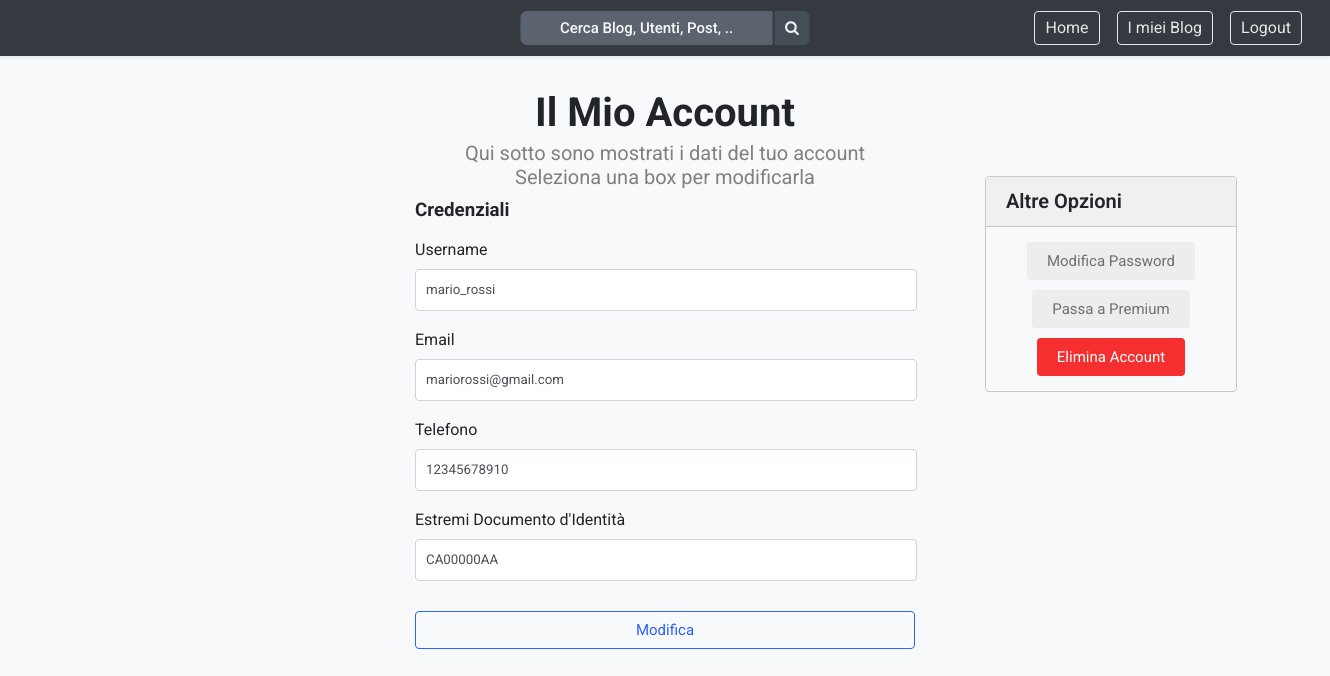
Page /proj/modificaAccount.php (signed in) on the committed database.
### tables this page shows
CREATE TABLE `utente` (
  `id` int(10) UNSIGNED NOT NULL,
  `nomeUtente` varchar(128) NOT NULL,
  `password` varchar(128) NOT NULL,
  `email` varchar(128) NOT NULL,
  `telefono` varchar(20) NOT NULL,
  `estremiDocumento` varchar(9) NOT NULL,
  `numCartaCredito` varchar(20) DEFAULT NULL,
  `nomeCartaCredito` varchar(128) DEFAULT NULL,
  `scadenzaCartaCredito` date DEFAULT NULL,
  `CVVCartaCredito` varchar(3) DEFAULT NULL
);

### proj/modificaAccount.php (the view, shortened to what this page needs)
<?php
require_once "connect.php";
$id = $_SESSION['idUtente'];
$sql = "SELECT numCartaCredito FROM utente WHERE id = '".addslashes($id)."'";
$result = mysqli_query($link,$sql);
$riga = mysqli_fetch_assoc($result);
$sql2 = "SELECT * FROM utente WHERE id = '".addslashes($id)."'";
$result2 = mysqli_query($link,$sql2);
$riga2 = mysqli_fetch_assoc($result2);
if(isset($riga2)){
	$nomeUtente = $riga2['nomeUtente'];
	$email = $riga2['email'];
	$telefono = $riga2['telefono'];
	$estremiDocumento = $riga2['estremiDocumento'];
} else {
	header("location:javascript://history.go(-1)");
	exit;
}
?>
<!DOCTYPE html>
<html>
	<head>
		<link rel="stylesheet" type="text/css" href="home.css">
		<link rel="stylesheet" href="https://cdnjs.cloudflare.com/ajax/libs/font-awesome/4.7.0/css/font-awesome.min.css">
	</head>
	<header>
		<nav>
			<ul>
				<li><a class="links" href="logout.php">Logout</a></li>
				<li><a class="links" href="mieiBlog.php">I miei Blog</a></li>
				<li><a class="links" href="home.php">Home</a></li>
				<li><form name="searchForm" method="get" action="searchResults.php"><div class="ricerca"><input type="text" id="inputSearchBar" name="search" class="input corti search" placeholder="Cerca Blog, Utenti, Post, .." autocomplete="off" pattern=".{2,}" title="Minimo due caratteri." onfocus="this.placeholder = ''" onblur="this.placeholder = 'Cerca Blog, Utenti, Post, ..'" required><button type="submit" class="button searchButton" id="buttonSearchBar"><i class="fa fa-search"></i></button></div></form></li>
			</ul>
		</nav>
  	</header>
	<body>
		<div class="all" id="all">
			<div class="superContainer">
				<div>
					<h2 style='font-size:40px;margin-bottom: 0px;'>Il Mio Account</h2>
					<p class="sottotitolo">Qui sotto sono mostrati i dati del tuo account<br>Seleziona una box per modificarla</p>
					<div class="formContainer">
						<form name="form2" method="post" action="updateAccount.php"
								class="<?php
								if(isset($_GET["errore"])){
									echo "error";
								} else {
									echo "";
								};
								if(isset($_GET["success"])){
									echo "success";
								} else {
									echo "";
								};
								?>">
							<h3 style="margin-top: 0;">Credenziali</h3>
							<label for="username">Username</label>
							<input type="text" name="username" pattern="[a-zA-Z0-9]*([._]?[a-zA-Z0-9]+)*" maxlength="30" id="username" value= "<?php echo htmlentities($nomeUtente); ?>" class="input lunghi" required><br><br>
							<label for="email">Email</label>
							<input type="email" name="email" maxlength="128" class="input lunghi" value= "<?php echo htmlentities($email); ?>" required><br><br>
							<label for=”telefono”>Telefono</label>
							<input type="tel" pattern="[0-9]*" name="telefono" maxlength="15" class="input lunghi" value= "<?php echo htmlentities($telefono); ?>" required><br><br>
							<label for="documento">Estremi Documento d'Identità</label>
							<input type="text" name="documento" pattern="[a-zA-Z]{2}[0-9]{5}[a-zA-Z]{2}" maxlength="9" class="input lunghi" value= "<?php echo htmlentities($estremiDocumento); ?>" required>
							<br>
							<input type="submit" value="Modifica" class="button white signIn">
						</form>
					</div>
				</div>
				<div>
					<div class="littleCard Mod">
						<div class="littleCardTitle">Altre Opzioni</div>
						<div class="littleCardBody" >
							<button class='button grey' onclick='window.location.href="modificaPassword.php"'>Modifica Password</button>
							<?php
							if(!$riga["numCartaCredito"]){
							?>
							<button class='button grey' onclick='window.location.href="premiumAccount.php"'>Passa a Premium</button>
							<?php
							};
							?>
							<button class="button red" onclick="deleteAccount()">Elimina Account</button>
						</div>
			  		</div>
				</div>
			</div>
		</div>
	</body>
</html>

### proj/home.css (style rules this page uses)
body { text-align: center; background-color: #F8F9FA; margin: 0; color: #212529; }
html { font-family: 'Roboto', sans-serif; position: relative; min-height: 100%; }
ul { list-style-type: none; overflow: hidden; margin-top: 0; margin-bottom: 0; padding: 10px; }
.links { float: right; padding: 5px 10px 5px 10px; margin-right: 17px; font-family: 'Roboto', sans-serif; }
li a { color: #e6e6e6; text-decoration: none; border: 1px solid #e6e6e6; border-radius: 4px; margin-right: 12px; }
nav { padding: 0; font-size: 16px; line-height: 22px; background-color: #343A40; border: 1px solid transparent; box-shadow: rgba(0, 0, 0, 0.075) 0px 2px 4px 0px; display: block; position: relative; }
.button { background-color: #ededed; border:none; color:#707070; font-size:15px; padding: 10px 20px; margin:5px; border-radius:4px; outline: none; font-family: 'Roboto', sans-serif; }
.input { outline:none; }
.white { background-color: #F8F9FA; color: #2962FF; border: 1px solid #2962FF; padding: 9px 19px; }
.input { font-family: 'Roboto', sans-serif; padding: 10px 10px 10px 10px; line-height: 24px; margin: 0px 0px 0px 0px; word-spacing: 0px; background-color: #FFFFFF; color: #495057; border: 1px solid #ced4da; height: 20px; width: 200px; border-radius: .25rem; cursor: text; }
label { display:block; margin-bottom: 10px; text-align: left; }
.formContainer { width: 500px; margin: 0 auto; text-align: left; padding: 0 20px 20px 20px; }
.button.signIn { width: 100%; margin-left: 0; margin-top: 30px; }
.input.lunghi { width: 480px; height: 20px; }
.input.corti { width: 200px; height: 20px; }
.sottotitolo { margin-top: 5px; font-size: 20px; color: #808080; margin-bottom: 10px; }
.littleCard { font-size: 16px; line-height: 24px; width: 350px; border: 1px solid #c8c8c8; border-radius: 4px; overflow: hidden; margin: 24px 0 24px 0; word-wrap: break-word; }
.littleCardTitle { font-size: 20px; font-weight: 600; line-height: 49px; height: 49px; width: 100%; padding-left: 20px; background-color: #f0f0f0; border-bottom: 1px solid #c8c8c8; text-align: left; }
.littleCardBody { padding: 20px; display: block; text-align: left; }
.ricerca { float: none; position: absolute; top: 50%; left: 50%; transform: translate(-50%, -50%); }
.input.corti.search { height: 12px; border-top-left-radius: 6px; border-top-right-radius: 0px; border-bottom-left-radius: 6px; border-bottom-right-radius: 0px; font-size: 15px; line-height: 0px; font-weight: 500; border-color: #5b646e; background-color: #5b646e; color: #EFEFF1; outline: none; text-align: center; width: 230px; }
.input.corti.search::placeholder { color: #F8F9FA; }
.searchButton { width: 35px; height: 34px; padding: 1px; margin: 0 0 0 2px; border-color: #444e57; background-color: #444e57; border-top-left-radius: 0px; border-top-right-radius: 6px; border-bottom-left-radius: 0px; border-bottom-right-radius: 6px; text-align: center; color: #EFEFF1; }
.red { background-color: #f52f2f; color: white; }
.superContainer { display: flex; position: relative; left: 50%; margin-left: -270px; width: 900px; }
.littleCard.Mod { margin-top: 120px; width: 250px; margin-left: 50px; }
.littleCard.Mod .littleCardBody { text-align: center; padding: 10px 0 10px 0; }
.all { padding: 0 100px 0 100px; display: flex; margin: 0 auto; width: 1120px; }
a { color: #2962FF; }

### rows in the picture
utente: username "mario_rossi", email "mariorossi@gmail.com", telefono "12345678910", documento "CA00000AA"
